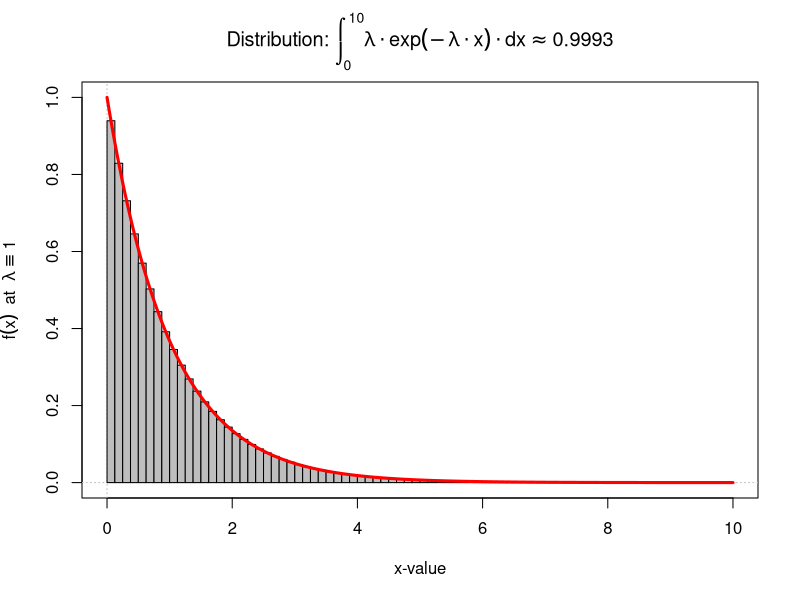
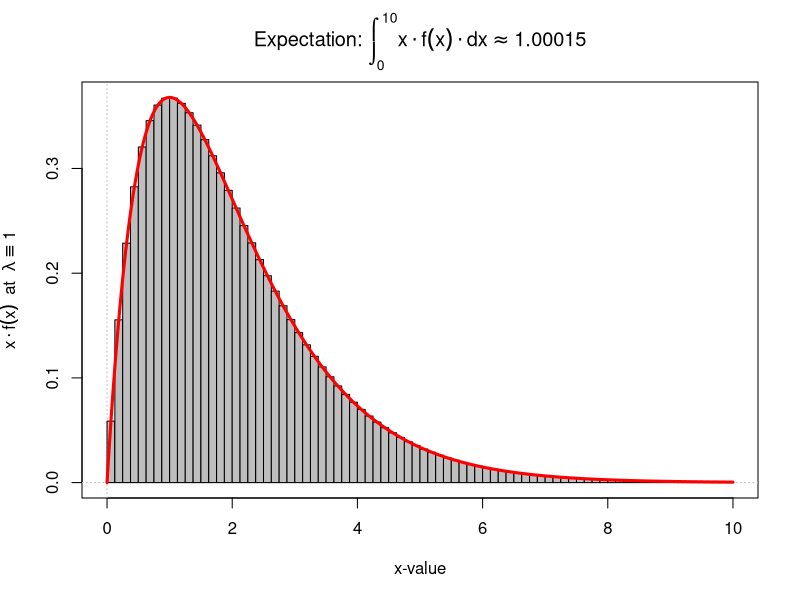
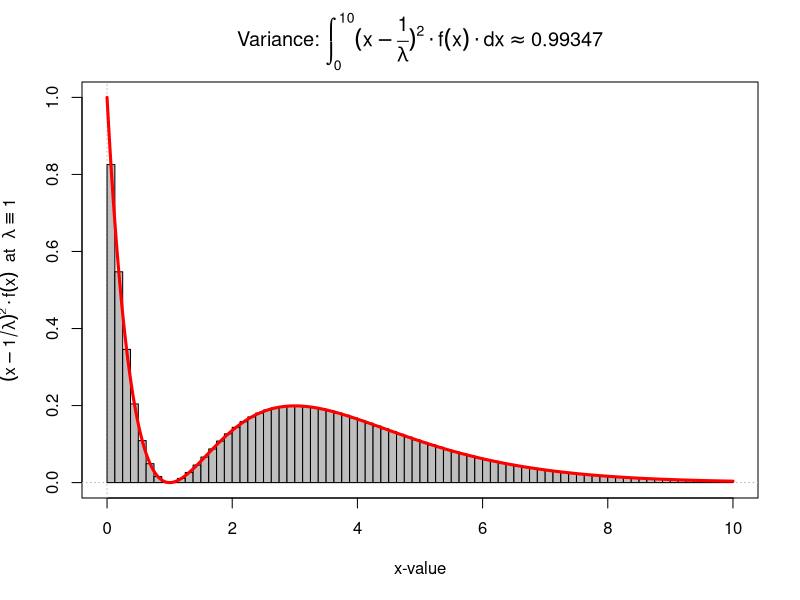
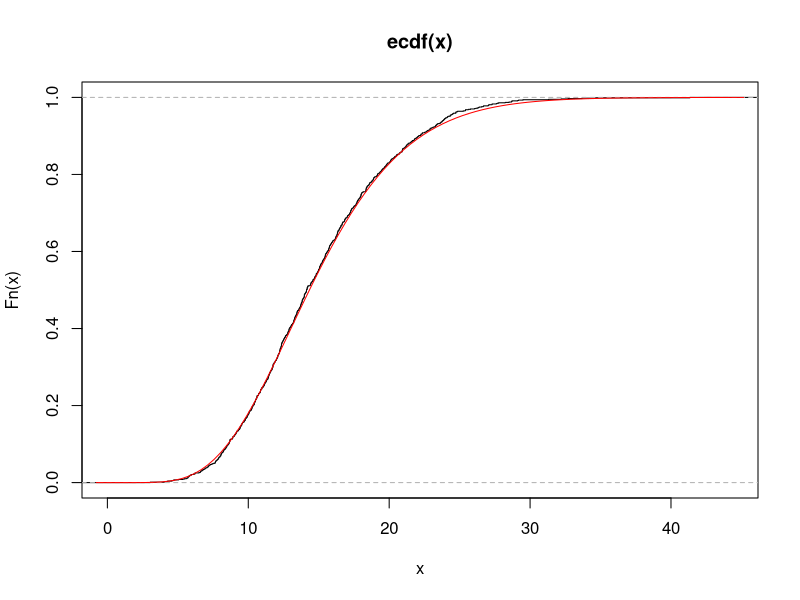
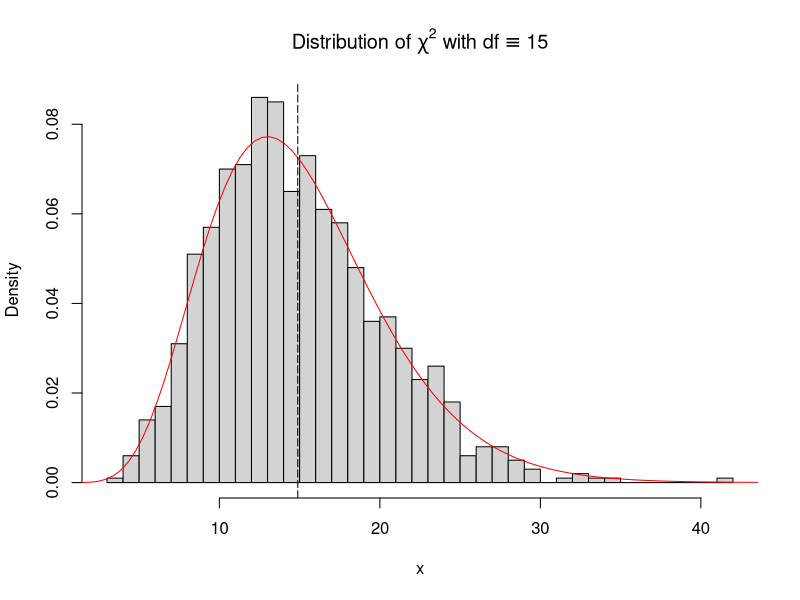
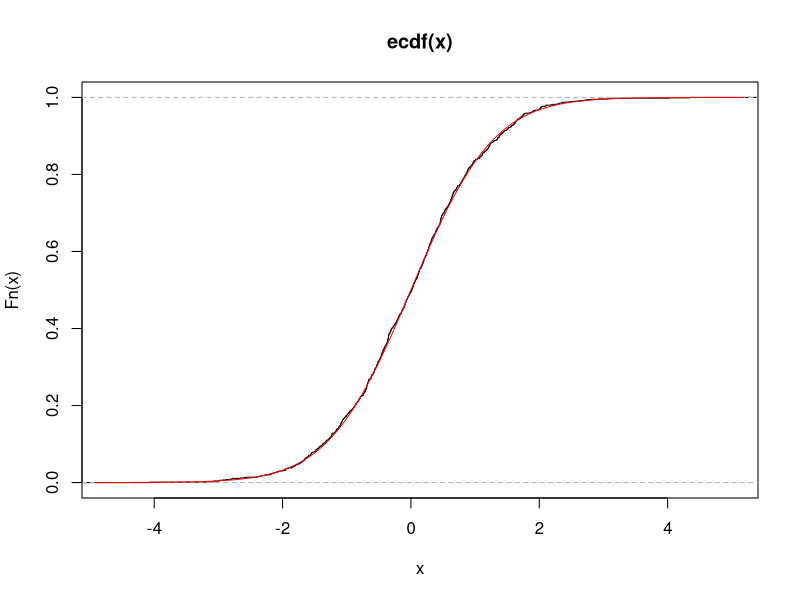
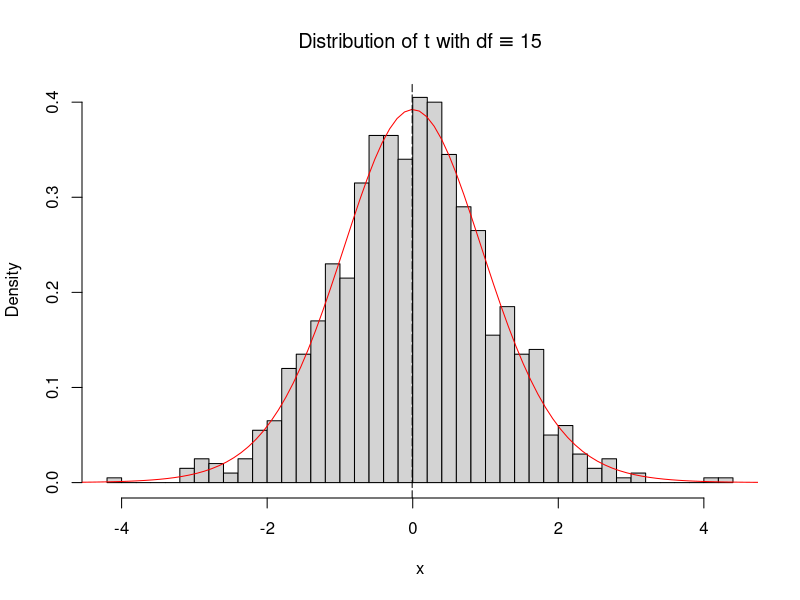
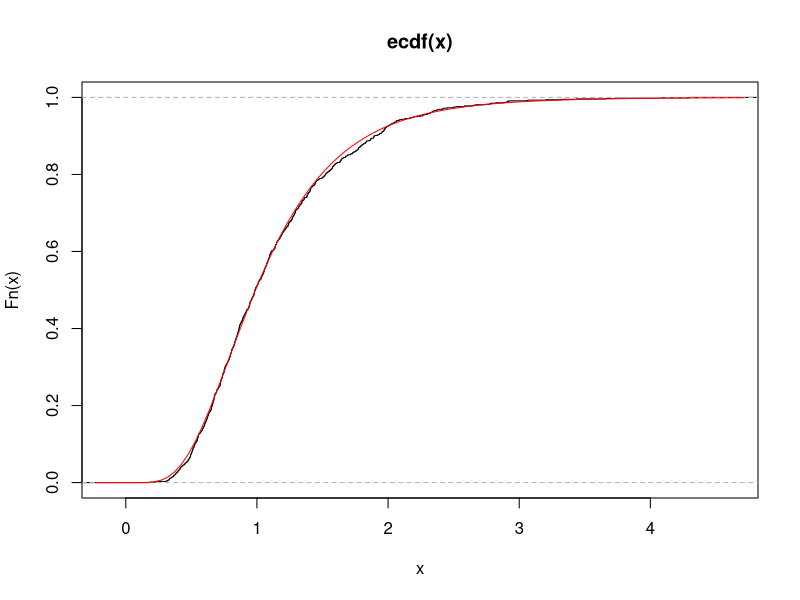

Source code (R) for these figures, in order:
## ---- chunk 1
IntBoxes <- function(IntFunc,a,b,n,plotIt=TRUE){
  intgrnd <- match.fun(IntFunc)
  integrand <- function(x) intgrnd(x)
  xleft <- seq(a,b-((b-a)/n),by=(b-a)/n)
  xright <- seq(a+((b-a)/n),b,by=(b-a)/n)
  ybottom <- rep(0,n-1)
  ytop <- integrand(seq(a+((b-a)/(2*n)),b-((b-a)/(2*n)),by=(b-a)/n))
  if (plotIt) rect(xleft,ybottom,xright,ytop,col="grey")      # plot summands
  RieSum <- (b-a)/n*sum(ytop)
  return(RieSum)
} #end::IntBox
## ---- chunk 2
 ## Parameters
  nBoxes <- 80      # Number of Summands for the Rieman sum
  lambda <- 1       # Define lambda as a global variable
  xMin <- 0         # Lower integration bound
  xMax <- 10        # Upper integraion bound. Set xMax larger for smaller lambdas 
  x <- seq(xMin,xMax,length.out=500) # Sequence of x values for plot
  
  ## Define function to be evaluated
  ExpDens <- function(x) {                     # density
    ifelse(x >= 0,lambda*exp(-lambda*x),0)
  }
  ExpDensExpect <- function(x) {               # expected value
    ifelse(x >= 0,x * ExpDens(x),0)
  }
  
  ExpDensVar <- function(x) {                   # variance
    ifelse(x >= 0,(x-1/lambda)^2 * ExpDens(x),0)
  }
## ---- chunk 3
xCut <- xMax
plot(x,ExpDens(x),type="n",xlab="x-value",
     ylab=bquote(paste(f(x),"  at  ", lambda %==% .(lambda))))
abline(v=0,lty="dotted",col="grey"); abline(h=0,lty="dotted",col="grey")
ExpDistrib <- IntBoxes(ExpDens,xMin, xCut, nBoxes)
lines(x,ExpDens(x),type="l",col="red",lwd=3)
title(main=bquote(paste("Distribution: ",integral(lambda%.%exp(-lambda%.%x)%.%dx, .(xMin), .(xMax)) %~~% .(round(ExpDistrib,5)))))
## ---- chunk 4
plot(x,ExpDensExpect(x),type="n", xlab="x-value",
ylab=bquote(paste(x%.%f(x),"  at  ", lambda %==% .(lambda))))
abline(v=0,lty="dotted",col="grey"); abline(h=0,lty="dotted",col="grey")
EstExpect <- IntBoxes(ExpDensExpect,xMin,xMax,nBoxes)
lines(x,ExpDensExpect(x),type="l",col="red",lwd=3)
title(main=bquote(paste("Expectation: ",integral(x%.%f(x)%.%dx, .(xMin), .(xMax)) %~~% .(round(EstExpect,5)))))
## ---- chunk 5
plot(x,ExpDensVar(x),type="n",xlab="x-value",
     ylab=bquote(paste((x-1/lambda)^2%.%f(x),"  at  ", lambda %==% .(lambda))))
abline(v=0,lty="dotted",col="grey"); abline(h=0,lty="dotted",col="grey")
EstVar <- IntBoxes(ExpDensVar,xMin,xMax,nBoxes)
lines(x,ExpDensVar(x),type="l",col="red",lwd=3)
title(main=bquote(paste("Variance: ",integral((x-over(1,lambda))^2%.%f(x)%.%dx, .(xMin), .(xMax)) %~~% .(round(EstVar,5)))))
## ---- chunk 6
xr <- function(x){
  seq(from=min(x)-((max(x)-min(x))/10), 
      to=max(x)+((max(x)-min(x))/10), 
      length.out=n/10)
}
## Set degrees of freedom for numerator (df1) and denominator (df2)
df1 <- 15
df2 <- 20

## Set number of simulated random variables
n <- 1000
## ---- chunk 7
x <- rep(NA, n)            # Initialize vector of random variables
for (i in 1:n){
  x[i] <- sum(rnorm(df1)^2)
}
ks.test(x,"pchisq", df1, alternative="two.sided")
plot(ecdf(x)); lines(xr(x), pchisq(xr(x), df1), col="red")
## ---- chunk 8
hist(x, breaks= n/20, freq=FALSE, 
     main=bquote(paste("Distribution of ", chi^2," with ", df%==% .(df1))))
lines(xr(x), dchisq(xr(x), df1), col="red")
abline(v=mean(x), lty=5)
## ---- chunk 9
x <- rep(NA, n)            # Initialize vector of random variables
for (i in 1:n){
  x[i] <- rnorm(1)/sqrt(sum(rnorm(df1)^2)/df1)
}
ks.test(x,"pt", df1, alternative="two.sided")
plot(ecdf(x)); lines(xr(x), pt(xr(x), df1), col="red")
## ---- chunk 10
hist(x, breaks= n/20, freq=FALSE, 
     main=bquote(paste("Distribution of t with ", df%==% .(df1))))
lines(xr(x), dt(xr(x), df1), col="red")
abline(v=mean(x), lty=5)
## ---- chunk 11
x <- rep(NA, n)            # Initialize vector of random variables
for (i in 1:n){
  x[i] <- (sum(rnorm(df1)^2)/df1)/(sum(rnorm(df2)^2)/df2)
}
ks.test(x,"pf", df1, df2, alternative="two.sided")
plot(ecdf(x)); lines(xr(x), pf(xr(x), df1, df2), col="red")
hist(x, breaks= n/20, freq=FALSE, 
     main=bquote(paste("Distribution of F with ", df[1]%==% .(df1)," and ", df[2]%==% .(df2))))
lines(xr(x), df(xr(x), df1, df2), col="red")
abline(v=mean(x), lty=5)
